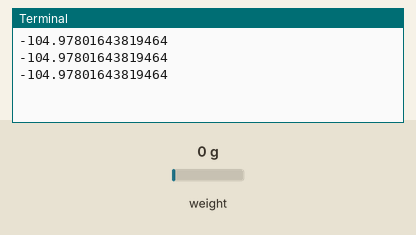
Recording of a program running on a simulated Raspberry Pi (BCM pin numbers). Shown: the last lines printed to the terminal. Inputs (shaded band) come from the test bench; at power-on: weight on the scale 0 g. Library files of the repository ran but are not shown: __init__.py, hx711.py.

Above: at 1.2 s.
1.3 s: weight on the scale set to 100 g
At 2.0 s:
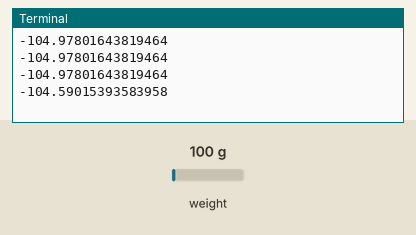
2.8 s: weight on the scale set to 1250 g
At 3.5 s:
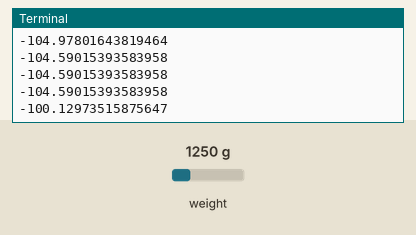
Timing chart, 0 to 5.8 s (numbered marks = the images above; inputs shaded):
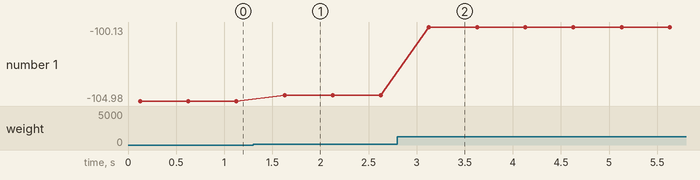

The program:

run_test_scale.py
```python
from LickLibrary import myScales
import time

scale = myScales.myScale(scale_id='lick')

#scales.calibrate(scale_nr=2)
#scales.calibrate(scale_nr=2)

while True:
    r = scale.measure()
    print(r)
    time.sleep(0.5)
```

myScales.py
```python
from LickLibrary import hx711
from LickLibrary import Settings
import time


# Place nothing on the scale, run the calibration.py and record the output. That is the offset.
# Place a known weight like 1kg(1000g) on the scale, record the output as w.
# Calculate the ratio
# ratio = (w - offset) / known weight

def name2nr(scale_name):
    if scale_name == 'lick': return 1
    if scale_name == 'feeder': return 2


class myScale:
    def __init__(self, scale_id=1):
        if type(scale_id) == str: scale_id = name2nr(scale_id)
        self.scale_id = scale_id
        if scale_id == 1: self.scale = hx711.HX711(dout=Settings.dout_pin1, pd_sck=Settings.pd_sck_pin1)
        if scale_id == 2: self.scale = hx711.HX711(dout=Settings.dout_pin2, pd_sck=Settings.pd_sck_pin2)

    def calibrate(self, calibration_weight=355):
        self.scale.set_offset(0)
        self.scale.set_scale(1)

        print('Remove weight from scale')
        time.sleep(3)
        offset = self.scale.get_grams()

        print('place calibration weight of', calibration_weight, 'grams')
        time.sleep(3)
        w = self.scale.get_grams()

        ratio = (w - offset) / calibration_weight
        print('---- Results:')
        print('w', w)
        print('ratio', ratio)
        line1 = "offset%s = %.5f" % (self.scale_id, offset)
        line2 = "ratio%s = %.5f" % (self.scale_id, ratio)

        self.scale.set_offset(offset)
        self.scale.set_scale(ratio)
        test_measurement = self.scale.get_grams()

        print('Test Measurement:', test_measurement)
        print('-----')
        print('Add this code to Settings.py:')
        print(line1)
        print(line2)

    def measure(self, repeats=1):
        self.scale.set_offset(Settings.offset1)
        self.scale.set_scale(Settings.ratio1)
        w = self.scale.get_grams(repeats)
        return w
```

Settings.py
```python
import board
import RPi.GPIO as GPIO
from os import path

data_dir = 'data'

# Database settings
database = path.join(data_dir, 'test.db')
database_log = path.join(data_dir, 'log.html') # used to log the write actions to the DB
buffer_file = path.join(data_dir, 'buffer.pck') # used to store data locally before writing to db. Can be handy in case the DB is remote and connections fails
table = 'lick_data'
omit_fields = ['row_id']

# Board settings
# Pin numbers assume BCM mode
GPIO.setmode(GPIO.BCM)
lick_pin = 5 #29
button_pin = 16 #36
button_led_pin = 24 #36
feeder_pin = 6 #31

analog_lick_channel = 0
max_analog_value = 65472
cs_pin = board.D8

#scale 1
dout_pin1 = 17
pd_sck_pin1 = 27

dout_pin2 = 22
pd_sck_pin2 = 23

offset1 = 8450739.56250
ratio1 = 515.64665

offset2 = 8409164.31250
ratio2 = 486.28204
```

Measured:
- after the input at 1.3 s, the terminal: prints a new line after 0.33 s (image 1)
- after the input at 2.8 s, the terminal: prints a new line after 0.33 s (image 2)
- plotted number 1: -104.98 → -104.59 after the input at 1.3 s, -104.59 → -100.13 after the input at 2.8 s
